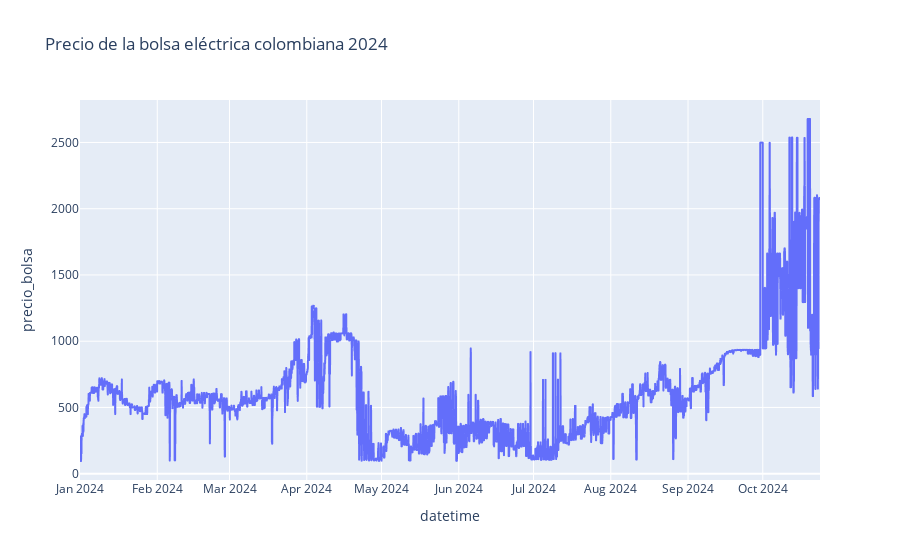

This figure's notebook cell:
### Code cell
fig = px.line(df, x="datetime", y="precio_bolsa", title="Precio de la bolsa eléctrica colombiana 2024")
fig.show()

### Figure 1 — Plotly figure (JSON) as saved in the notebook; plotly's stock layout.template omitted (floating-point values rounded to 4 significant figures; data arrays with more than 128 entries replaced by an {"elided": "..."} marker saying what was removed)
{"data": [{"hovertemplate": "datetime=%{x}<br>precio_bolsa=%{y}<extra></extra>", "legendgroup": "", "line": {"color": "#636efa", "dash": "solid"}, "marker": {"symbol": "circle"}, "mode": "lines", "name": "", "showlegend": false, "type": "scattergl", "x": {"elided": "7128 str values"}, "xaxis": "x", "y": {"elided": "7128 float values"}, "yaxis": "y"}], "layout": {"legend": {"tracegroupgap": 0}, "title": {"text": "Precio de la bolsa eléctrica colombiana 2024"}, "xaxis": {"anchor": "y", "domain": [0, 1], "title": {"text": "datetime"}}, "yaxis": {"anchor": "x", "domain": [0, 1], "title": {"text": "precio_bolsa"}}}}
